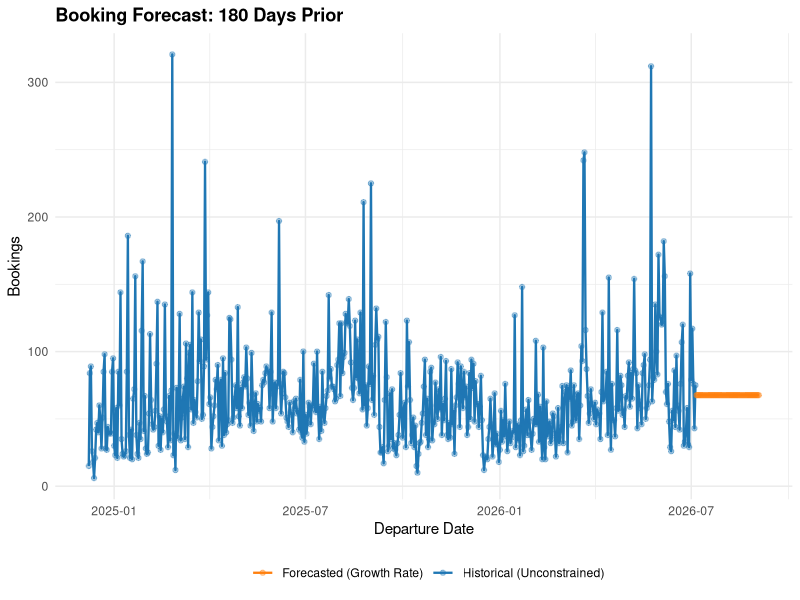
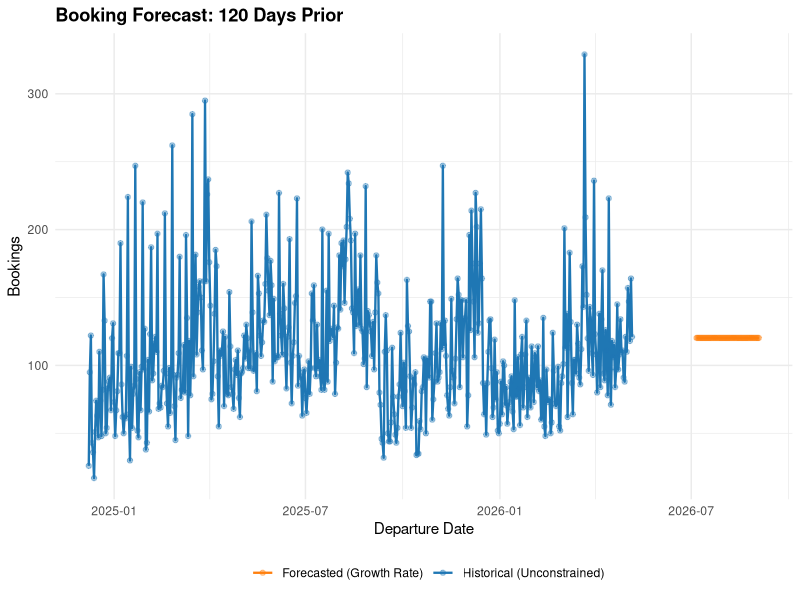
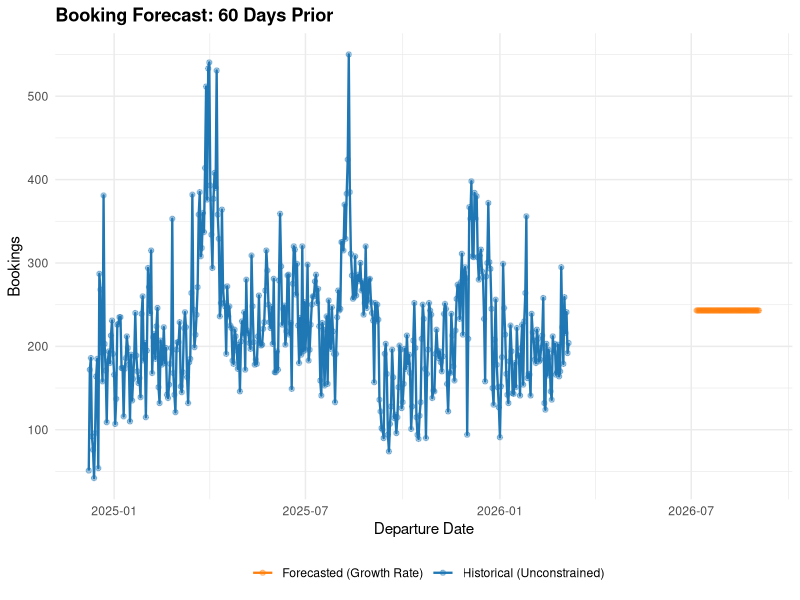
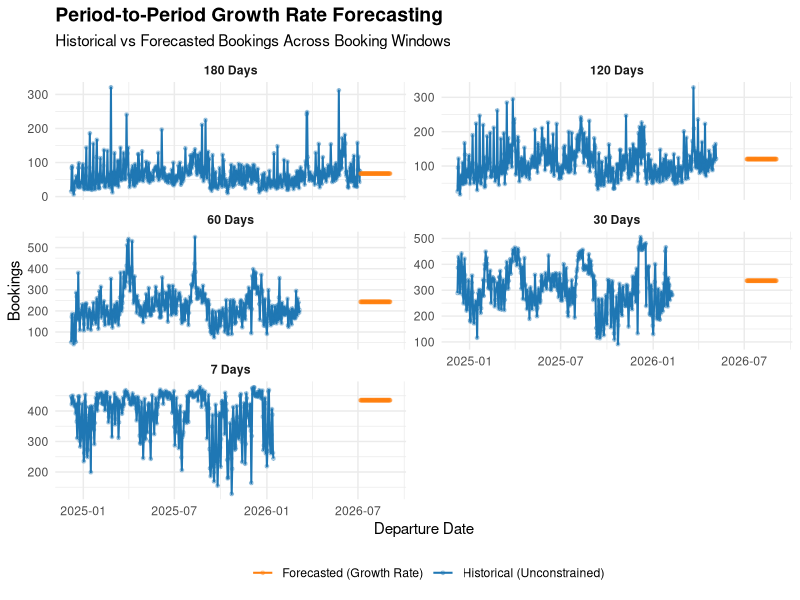
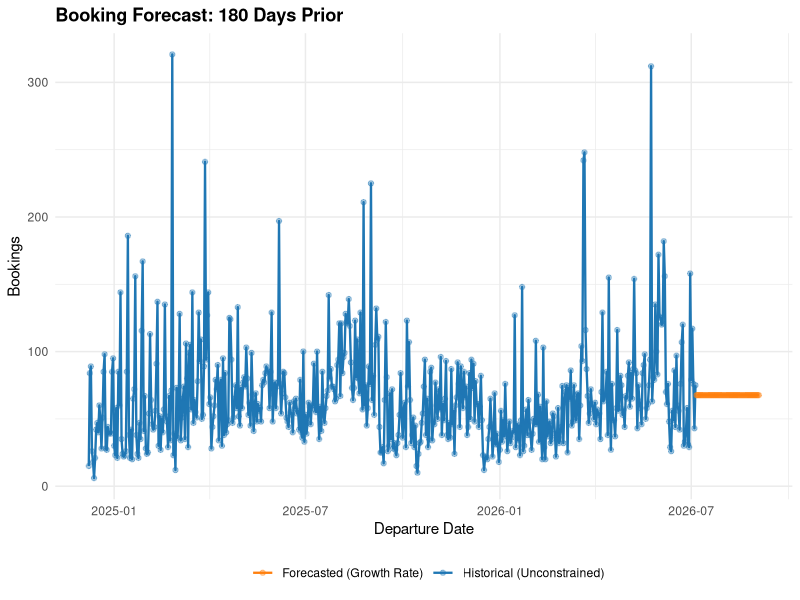
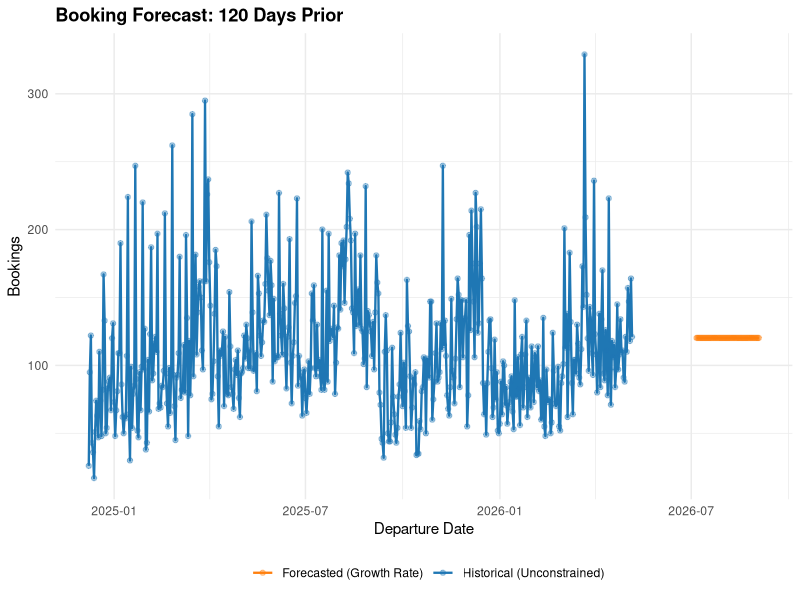
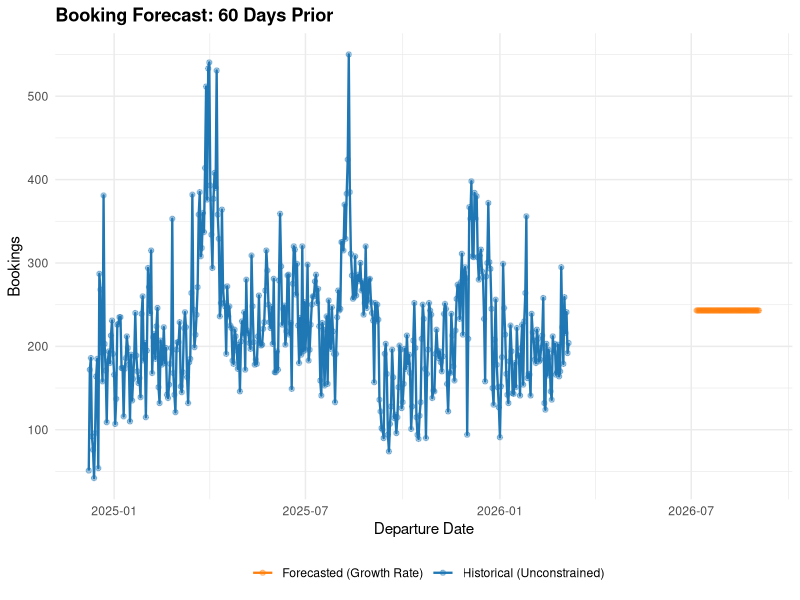
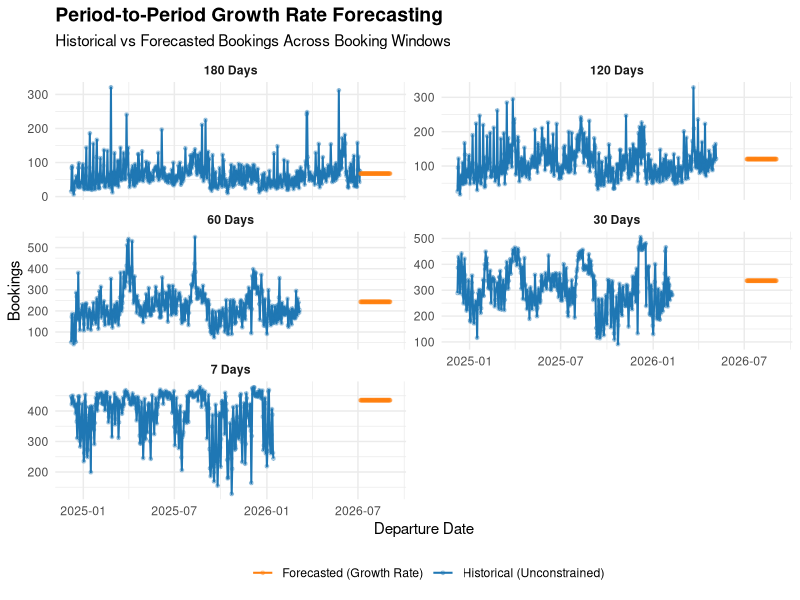

Recreate these plots in R, in order.
# -------------------------------------------------------------------------
# TGV EXPRESS REVENUE MANAGEMENT: UNCONSTRAINING BOOKING DATA
#
# Data Source: TGV_Express_Forecast-Assign2.xlsx
# Purpose: Unconstrain booking observations affected by inventory closure
# -------------------------------------------------------------------------


# SECTION 0: PREREQUISITES (SETUP & DATA LOADING) ------------------------
# -------------------------------------------------------------------------
# This section loads required libraries and imports the TGV booking data
# from the Excel file.

# 0.1: Load Libraries
library(tidyverse)
library(readxl)

# 0.2: Load and Prepare Data
raw_sales_data <- read_excel("TGV_Express_Forecast-Assign2.xls", 
                             sheet = "Base Data", 
                             skip = 2)

# Clean column names for easier reference
colnames(raw_sales_data)[colnames(raw_sales_data) == "Day of departure"] <- "day_departure"
colnames(raw_sales_data)[colnames(raw_sales_data) == "Actual travel Nos"] <- "actual_pax"
colnames(raw_sales_data)[colnames(raw_sales_data) == "Denied Boarded at London"] <- "denied_boarding"

# Remove completely empty columns
tgv_data <- raw_sales_data %>%
  select(where(~!all(is.na(.))))

# Convert date column
tgv_data$DEPARTURE_DATE <- as.Date(tgv_data$DEPARTURE_DATE)

# Define booking period columns (as numbers, not with X prefix)
booking_periods <- c("180", "150", "120", "90", "75", "60", 
                     "45", "30", "15", "10", "7", "6", "3", "2", "1")

# Convert booking columns to numeric
for(col in booking_periods) {
  if(col %in% names(tgv_data)) {
    tgv_data[[col]] <- as.numeric(tgv_data[[col]])
  }
}

# Convert capacity to numeric
tgv_data$Capacity <- as.numeric(tgv_data$Capacity)


# -------------------------------------------------------------------------
# SECTION 1: IDENTIFY CONSTRAINED OBSERVATIONS
# -------------------------------------------------------------------------

# Constraints occur when:
# 1. Bookings >= Capacity (inventory closed - pink cells in Excel)
# 2. Same value as next booking period (frozen bookings)

# 1.1: Flag observations at or above capacity
for(col in booking_periods) {
  if(col %in% names(tgv_data)) {
    constraint_flag <- paste0("is_constrained_", col)
    
    tgv_data[[constraint_flag]] <- if_else(
      !is.na(tgv_data[[col]]) & tgv_data[[col]] >= tgv_data$Capacity,
      TRUE,
      FALSE
    )
  }
}

# 1.2: Additional check for frozen bookings (consecutive periods with same value)
for(i in 1:(length(booking_periods) - 1)) {
  current_period <- booking_periods[i]
  next_period <- booking_periods[i + 1]
  
  if(current_period %in% names(tgv_data) & next_period %in% names(tgv_data)) {
    constraint_flag <- paste0("is_constrained_", current_period)
    
    # Flag if current period equals next period
    same_as_next <- !is.na(tgv_data[[current_period]]) & 
      !is.na(tgv_data[[next_period]]) &
      tgv_data[[current_period]] == tgv_data[[next_period]]
    
    tgv_data[[constraint_flag]] <- tgv_data[[constraint_flag]] | same_as_next
  }
}

# 1.3: Display constraint summary
cat("CONSTRAINT IDENTIFICATION COMPLETE\n")
cat("===================================\n")
for(col in booking_periods) {
  if(col %in% names(tgv_data)) {
    n_constrained <- sum(tgv_data[[paste0("is_constrained_", col)]], na.rm = TRUE)
    if(n_constrained > 0) {
      cat(sprintf("  %s days prior: %d constrained observations\n", 
                  col, n_constrained))
    }
  }
}


# -------------------------------------------------------------------------
# SECTION 2: DEFINE GROWTH RATES
# -------------------------------------------------------------------------

# Expected pickup (growth) rates by days prior to departure
growth_rates <- tibble(
  days_prior = c(180, 150, 120, 90, 75, 60, 45, 30, 15, 10, 7, 6, 3, 2, 1),
  growth_rate = c(28.31, 34.59, 42.93, 18.78, 18.05, 20.38, 15.44, 
                  3.59, 4.98, 13.86, 2.89, 1.56, 3.00, 1.00, 1.00)
)


# -------------------------------------------------------------------------
# SECTION 3: UNCONSTRAIN BOOKING DATA
# -------------------------------------------------------------------------

# Formula: Unconstrained_Value = Next_Period_Value * (1 + Growth_Rate/100)
# Work backwards in time from 180 days to 1 day before departure

# 3.1: Initialize unconstrained columns with original values
for(col in booking_periods) {
  if(col %in% names(tgv_data)) {
    unconstrained_col <- paste0("unc_", col)
    tgv_data[[unconstrained_col]] <- tgv_data[[col]]
  }
}

# 3.2: Apply unconstraining algorithm
cat("\nAPPLYING UNCONSTRAINING ALGORITHM\n")
cat("=================================\n")

n_unconstrained <- 0

for(row_idx in 1:nrow(tgv_data)) {
  
  # Work backwards through booking periods
  for(period_idx in 1:(length(booking_periods) - 1)) {
    
    current_period <- booking_periods[period_idx]
    next_period <- booking_periods[period_idx + 1]
    
    if(!(current_period %in% names(tgv_data)) | !(next_period %in% names(tgv_data))) next
    
    # Check if current period is constrained
    constraint_flag <- paste0("is_constrained_", current_period)
    is_constrained <- tgv_data[[constraint_flag]][row_idx]
    
    if(!is.na(is_constrained) && is_constrained) {
      
      # Get next period unconstrained value
      next_unc <- paste0("unc_", next_period)
      next_value <- tgv_data[[next_unc]][row_idx]
      
      # Get growth rate for current period
      current_days <- as.numeric(current_period)
      growth_rate <- growth_rates %>%
        filter(days_prior == current_days) %>%
        pull(growth_rate)
      
      # Apply unconstraining formula
      if(!is.na(next_value) && length(growth_rate) > 0) {
        current_unc <- paste0("unc_", current_period)
        tgv_data[[current_unc]][row_idx] <- next_value * (1 + growth_rate / 100)
        
        n_unconstrained <- n_unconstrained + 1
        
        # Display first few examples
        if(n_unconstrained <= 5) {
          cat(sprintf("Row %d, %s days: %.0f -> %.2f (next period: %.0f, rate: %.2f%%)\n",
                      row_idx, 
                      current_period,
                      tgv_data[[current_period]][row_idx],
                      tgv_data[[current_unc]][row_idx],
                      next_value,
                      growth_rate))
        }
      }
    }
  }
}

cat(sprintf("\nTotal values unconstrained: %d\n", n_unconstrained))


# -------------------------------------------------------------------------
# SECTION 4: CREATE FINAL UNCONSTRAINED DATASET
# -------------------------------------------------------------------------

# 4.1: Select and rename unconstrained columns
unconstrained_data <- tgv_data %>%
  select(Train, ORGN, DSTN, DEPARTURE_DATE, Capacity,
         starts_with("unc_"), actual_pax, denied_boarding)

# Remove "unc_" prefix from column names
names(unconstrained_data) <- gsub("^unc_", "", names(unconstrained_data))

# 4.2: Display sample of unconstrained data
cat("\nSAMPLE UNCONSTRAINED DATA\n")
cat("=========================\n")
unconstrained_data %>%
  select(DEPARTURE_DATE, Capacity, `180`, `150`, `120`, `90`, `60`, `30`) %>%
  head(10) %>%
  print()

# 4.3: Save unconstrained data
write.csv(unconstrained_data, "unconstrained_bookings.csv", row.names = FALSE)
save(unconstrained_data, file = "unconstrained_bookings.RData")

cat("\nDATA SAVED\n")

cat("\n=== UNCONSTRAINING COMPLETE ===\n")


# -------------------------------------------------------------------------
# SECTION 5: PERIOD-TO-PERIOD GROWTH RATE FORECASTING
# -------------------------------------------------------------------------

# Purpose: Forecast future booking values by calculating historical growth rates
# between consecutive booking periods (180→150, 150→120, etc.) 
# and applying them sequentially to fill future values

cat("\n\nPERIOD-TO-PERIOD GROWTH RATE FORECASTING\n")
cat("==========================================\n")

# 5.1: Define consecutive booking period pairs
booking_period_pairs <- tibble(
  from_period = c("180", "150", "120", "90", "75", "60", "45", "30", "15", "10", "7", "6", "3", "2"),
  to_period = c("150", "120", "90", "75", "60", "45", "30", "15", "10", "7", "6", "3", "2", "1")
)

cat("\nBooking Period Transitions:\n")
print(booking_period_pairs)


# -------------------------------------------------------------------------
# SECTION 6: COMPUTE HISTORICAL GROWTH RATES
# -------------------------------------------------------------------------

# Calculate growth rate = (to_value - from_value) / from_value * 100

cat("\n\nCOMPUTING GROWTH RATES\n")
cat("=======================\n")

growth_rate_stats <- tibble(
  transition = character(),
  from_period = character(),
  to_period = character(),
  mean_growth = numeric(),
  median_growth = numeric(),
  n_observations = integer()
)

for(i in 1:nrow(booking_period_pairs)) {
  
  from_col <- booking_period_pairs$from_period[i]
  to_col <- booking_period_pairs$to_period[i]
  transition_name <- paste0(from_col, "→", to_col)
  
  # Calculate growth rates from unconstrained data
  growth_rates <- unconstrained_data %>%
    filter(!is.na(.data[[from_col]]) & !is.na(.data[[to_col]]) & .data[[from_col]] > 0) %>%
    mutate(
      growth_rate = (.data[[to_col]] - .data[[from_col]]) / .data[[from_col]] * 100
    ) %>%
    pull(growth_rate)
  
  if(length(growth_rates) > 0) {
    growth_rate_stats <- growth_rate_stats %>%
      bind_rows(tibble(
        transition = transition_name,
        from_period = from_col,
        to_period = to_col,
        mean_growth = mean(growth_rates, na.rm = TRUE),
        median_growth = median(growth_rates, na.rm = TRUE),
        n_observations = length(growth_rates)
      ))
    
    cat(sprintf("  %s: Mean=%.2f%%, Median=%.2f%%, N=%d\n", 
                transition_name, 
                mean(growth_rates, na.rm = TRUE),
                median(growth_rates, na.rm = TRUE),
                length(growth_rates)))
  }
}


# -------------------------------------------------------------------------
# SECTION 7: GENERATE FORECASTS SEQUENTIALLY
# -------------------------------------------------------------------------

# Start with baseline at 180 days, then apply growth rates sequentially

cat("\n\nGENERATING FORECASTS\n")
cat("====================\n")

# Determine forecast dates
last_historical_date <- max(unconstrained_data$DEPARTURE_DATE, na.rm = TRUE)
forecast_horizon_days <- 60

future_dates <- seq(last_historical_date + 1, 
                    last_historical_date + forecast_horizon_days, 
                    by = "day")

cat(sprintf("Forecasting %d days from %s to %s\n", 
            forecast_horizon_days,
            as.character(future_dates[1]),
            as.character(future_dates[length(future_dates)])))

# Initialize forecast dataframe
forecast_data <- tibble(
  DEPARTURE_DATE = future_dates,
  forecast_180 = NA_real_,
  forecast_150 = NA_real_,
  forecast_120 = NA_real_,
  forecast_90 = NA_real_,
  forecast_75 = NA_real_,
  forecast_60 = NA_real_,
  forecast_45 = NA_real_,
  forecast_30 = NA_real_,
  forecast_15 = NA_real_,
  forecast_10 = NA_real_,
  forecast_7 = NA_real_,
  forecast_6 = NA_real_,
  forecast_3 = NA_real_,
  forecast_2 = NA_real_,
  forecast_1 = NA_real_
)

# Calculate baseline from last 30 days
baseline_180 <- unconstrained_data %>%
  arrange(desc(DEPARTURE_DATE)) %>%
  head(30) %>%
  summarise(avg = mean(`180`, na.rm = TRUE)) %>%
  pull(avg)

cat(sprintf("Baseline (180 days): %.2f bookings\n", baseline_180))

# Apply growth rates sequentially for each forecast row
for(row_idx in 1:nrow(forecast_data)) {
  
  # Start with baseline
  forecast_data$forecast_180[row_idx] <- baseline_180
  
  # Apply each transition using median growth rate
  for(i in 1:nrow(booking_period_pairs)) {
    from_col <- paste0("forecast_", booking_period_pairs$from_period[i])
    to_col <- paste0("forecast_", booking_period_pairs$to_period[i])
    
    # Get median growth rate for this transition
    growth_rate <- growth_rate_stats %>%
      filter(from_period == booking_period_pairs$from_period[i], 
             to_period == booking_period_pairs$to_period[i]) %>%
      pull(median_growth)
    
    if(length(growth_rate) > 0 && !is.na(forecast_data[[from_col]][row_idx])) {
      # Apply formula: next = current * (1 + growth/100)
      forecast_data[[to_col]][row_idx] <- forecast_data[[from_col]][row_idx] * (1 + growth_rate/100)
    }
  }
}

cat("\nSample forecasts (first 10 days):\n")
forecast_data %>%
  select(DEPARTURE_DATE, forecast_180, forecast_120, forecast_60, forecast_30, forecast_7, forecast_1) %>%
  head(10) %>%
  print()


# -------------------------------------------------------------------------
# SECTION 8: COMBINE HISTORICAL AND FORECAST DATA
# -------------------------------------------------------------------------

# Prepare for plotting
historical_for_plot <- unconstrained_data %>%
  select(DEPARTURE_DATE, `180`, `150`, `120`, `90`, `75`, `60`, `45`, `30`, `15`, `10`, `7`, `6`, `3`, `2`, `1`) %>%
  rename_with(~paste0("days_", .), -DEPARTURE_DATE) %>%
  mutate(data_type = "Historical (Unconstrained)")

forecast_for_plot <- forecast_data %>%
  rename_with(~gsub("forecast_", "days_", .), -DEPARTURE_DATE) %>%
  mutate(data_type = "Forecasted (Growth Rate)")

combined_data <- bind_rows(historical_for_plot, forecast_for_plot)


# -------------------------------------------------------------------------
# SECTION 9: VISUALIZATION
# -------------------------------------------------------------------------

cat("\n\nCREATING PLOTS\n")
cat("==============\n")

# Plot 180 days
plot_180 <- combined_data %>%
  ggplot(aes(x = DEPARTURE_DATE, y = days_180, color = data_type)) +
  geom_line(size = 0.8) +
  geom_point(alpha = 0.4, size = 1.5) +
  scale_color_manual(values = c("Historical (Unconstrained)" = "#1f77b4", 
                                "Forecasted (Growth Rate)" = "#ff7f0e")) +
  labs(
    title = "Booking Forecast: 180 Days Prior",
    x = "Departure Date",
    y = "Bookings",
    color = ""
  ) +
  theme_minimal() +
  theme(
    plot.title = element_text(face = "bold"),
    legend.position = "bottom"
  )

print(plot_180)
ggsave("forecast_180_days.png", plot_180, width = 12, height = 6, dpi = 300)

# Plot 120 days
plot_120 <- combined_data %>%
  ggplot(aes(x = DEPARTURE_DATE, y = days_120, color = data_type)) +
  geom_line(size = 0.8) +
  geom_point(alpha = 0.4, size = 1.5) +
  scale_color_manual(values = c("Historical (Unconstrained)" = "#1f77b4", 
                                "Forecasted (Growth Rate)" = "#ff7f0e")) +
  labs(
    title = "Booking Forecast: 120 Days Prior",
    x = "Departure Date",
    y = "Bookings",
    color = ""
  ) +
  theme_minimal() +
  theme(
    plot.title = element_text(face = "bold"),
    legend.position = "bottom"
  )

print(plot_120)
ggsave("forecast_120_days.png", plot_120, width = 12, height = 6, dpi = 300)

# Plot 60 days
plot_60 <- combined_data %>%
  ggplot(aes(x = DEPARTURE_DATE, y = days_60, color = data_type)) +
  geom_line(size = 0.8) +
  geom_point(alpha = 0.4, size = 1.5) +
  scale_color_manual(values = c("Historical (Unconstrained)" = "#1f77b4", 
                                "Forecasted (Growth Rate)" = "#ff7f0e")) +
  labs(
    title = "Booking Forecast: 60 Days Prior",
    x = "Departure Date",
    y = "Bookings",
    color = ""
  ) +
  theme_minimal() +
  theme(
    plot.title = element_text(face = "bold"),
    legend.position = "bottom"
  )

print(plot_60)
ggsave("forecast_60_days.png", plot_60, width = 12, height = 6, dpi = 300)

# Combined plot
combined_data_long <- combined_data %>%
  select(DEPARTURE_DATE, data_type, days_180, days_120, days_60, days_30, days_7) %>%
  pivot_longer(
    cols = starts_with("days_"),
    names_to = "booking_window",
    values_to = "bookings"
  ) %>%
  mutate(
    booking_window = factor(
      booking_window,
      levels = c("days_180", "days_120", "days_60", "days_30", "days_7"),
      labels = c("180 Days", "120 Days", "60 Days", "30 Days", "7 Days")
    )
  )

plot_combined <- combined_data_long %>%
  ggplot(aes(x = DEPARTURE_DATE, y = bookings, color = data_type)) +
  geom_line(size = 0.7) +
  geom_point(alpha = 0.3, size = 1) +
  facet_wrap(~ booking_window, ncol = 2, scales = "free_y") +
  scale_color_manual(values = c("Historical (Unconstrained)" = "#1f77b4", 
                                "Forecasted (Growth Rate)" = "#ff7f0e")) +
  labs(
    title = "Period-to-Period Growth Rate Forecasting",
    subtitle = "Historical vs Forecasted Bookings Across Booking Windows",
    x = "Departure Date",
    y = "Bookings",
    color = ""
  ) +
  theme_minimal() +
  theme(
    plot.title = element_text(face = "bold", size = 14),
    plot.subtitle = element_text(size = 11),
    legend.position = "bottom",
    strip.text = element_text(face = "bold")
  )

print(plot_combined)
ggsave("forecast_combined.png", plot_combined, width = 14, height = 10, dpi = 300)

cat("\nPlots saved:\n")
cat("  - forecast_180_days.png\n")
cat("  - forecast_120_days.png\n")
cat("  - forecast_60_days.png\n")
cat("  - forecast_combined.png\n")


# -------------------------------------------------------------------------
# SECTION 10: SAVE RESULTS
# -------------------------------------------------------------------------

write.csv(forecast_data, "growth_rate_forecast.csv", row.names = FALSE)
write.csv(growth_rate_stats, "growth_rate_statistics.csv", row.names = FALSE)

save(forecast_data, growth_rate_stats, combined_data,
     file = "forecast_results.RData")

cat("\n\nRESULTS SAVED\n")
cat("=============\n")
cat("  - growth_rate_forecast.csv\n")
cat("  - growth_rate_statistics.csv\n")
cat("  - forecast_results.RData\n")

cat("\n=== FORECASTING COMPLETE ===\n")
